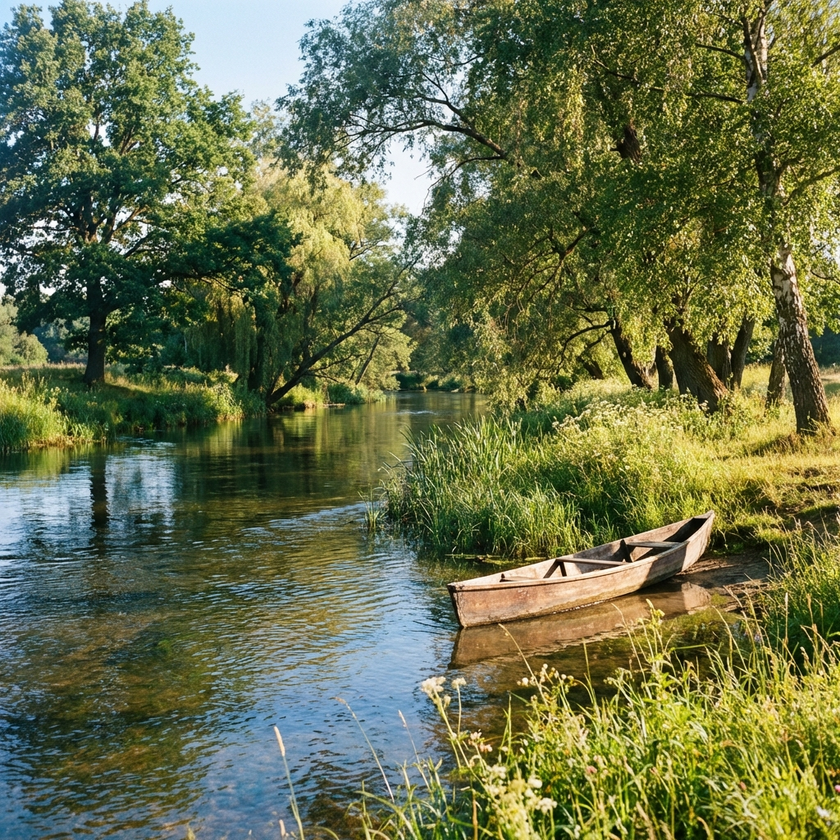
#> input picture river.png, 840 x 840 px, shrunk from 1024 x 1024 before the run, found by its file name
$ python create_winter_images.py
#> lines starting #> are read from the running program, lines starting #| are printed output that depends on the picture
from PIL import Image, ImageEnhance, ImageFilter
import os

# Папка жолы
folder = r"c:\Users\User\Desktop\TARX"

# Өңдейтін суреттер
images = [
    ("river.png", "winter_river.png"),
    ("mountain_cave.png", "winter_mountain_cave.png"),
    ("steppe.png", "winter_steppe.png")
]

for original, winter in images:
    try:
        # Суретті ашу
        img_path = os.path.join(folder, original)
        img = Image.open(img_path)
#> img is the input picture: PIL image 840x840 RGB; mean R, G, B 103.5, 111.5, 74.2

        # Жарықтықты арттыру (ашық күн эффекті)
        enhancer = ImageEnhance.Brightness(img)
        img = enhancer.enhance(1.2)
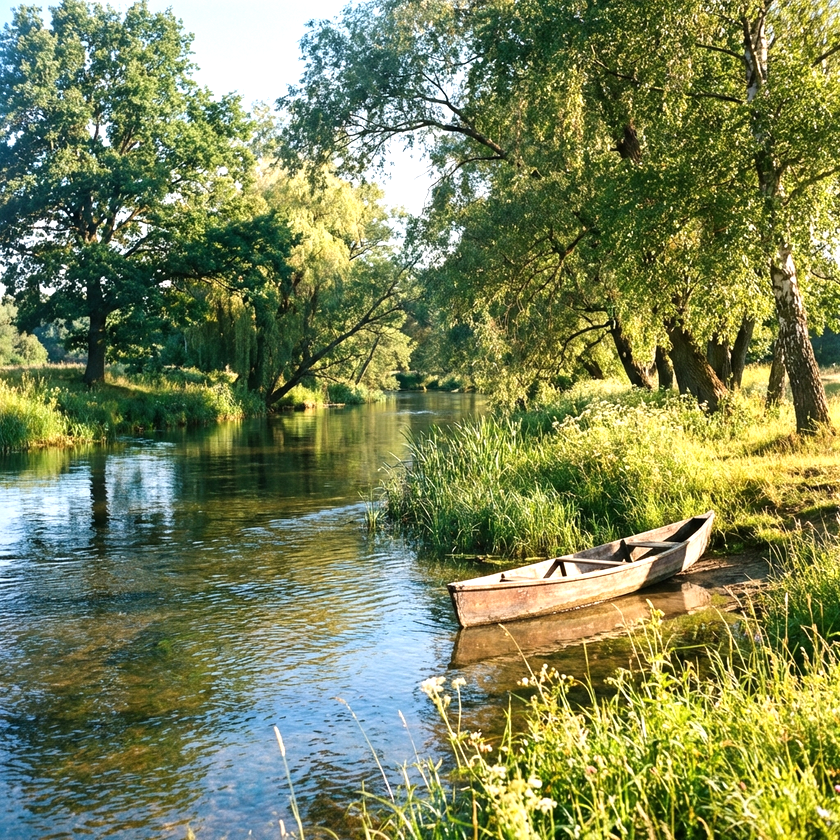
#> img: PIL image 840x840 RGB; mean R, G, B 122.5, 132.2, 87.3

        # Контрастты арттыру
        enhancer = ImageEnhance.Contrast(img)
        img = enhancer.enhance(1.15)

        # Көк реңк қосу (суық атмосфера)
        pixels = img.load()
        width, height = img.size
#> width = 840; height = 840

        for y in range(height):
            for x in range(width):
                r, g, b = img.getpixel((x, y))[:3]
                # Көк реңкті күшейту, қызыл реңкті азайту
                r = int(r * 0.95)
                b = int(min(255, b * 1.1))
                img.putpixel((x, y), (r, g, b))
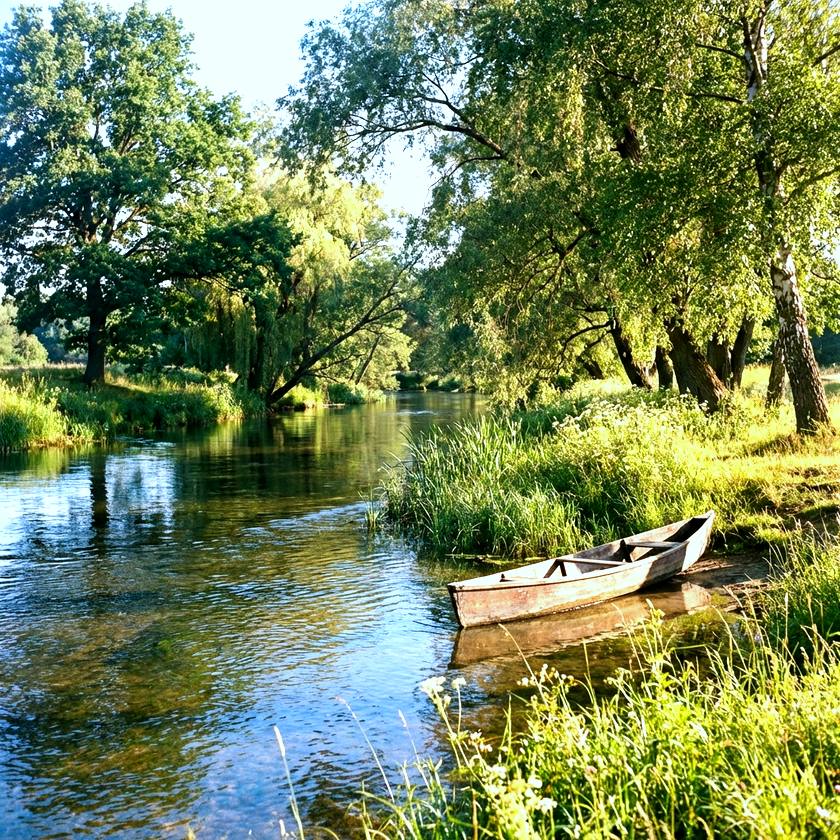
#> img: PIL image 840x840 RGB; mean R, G, B 113.9, 131.6, 87.6

        # Сақтау
        output_path = os.path.join(folder, winter)
        img.save(output_path)
        print(f"Saved: {winter}")

    except Exception as e:
        print(f"Error with {original}: {e}")
#> pass 2 of the loop `for original, winter in images:`:
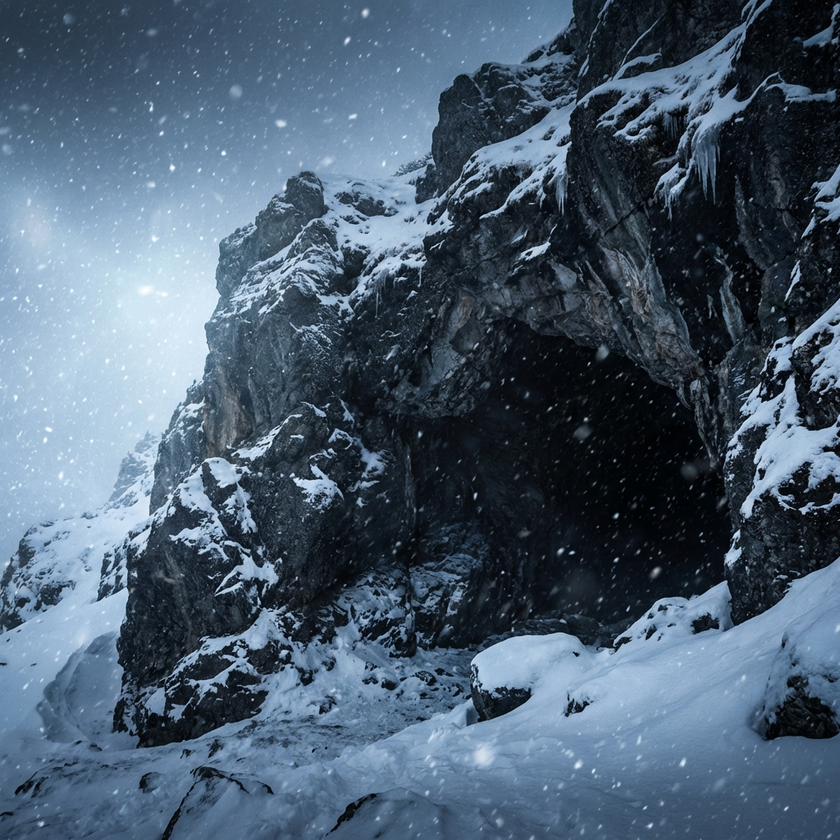
#> input picture mountain_cave.png, 840 x 840 px, shrunk from 1024 x 1024 before the run, found by its file name
#> img is the input picture: PIL image 840x840 RGB; mean R, G, B 75.1, 93.7, 112.1
#> `img = enhancer.enhance(1.2)`:
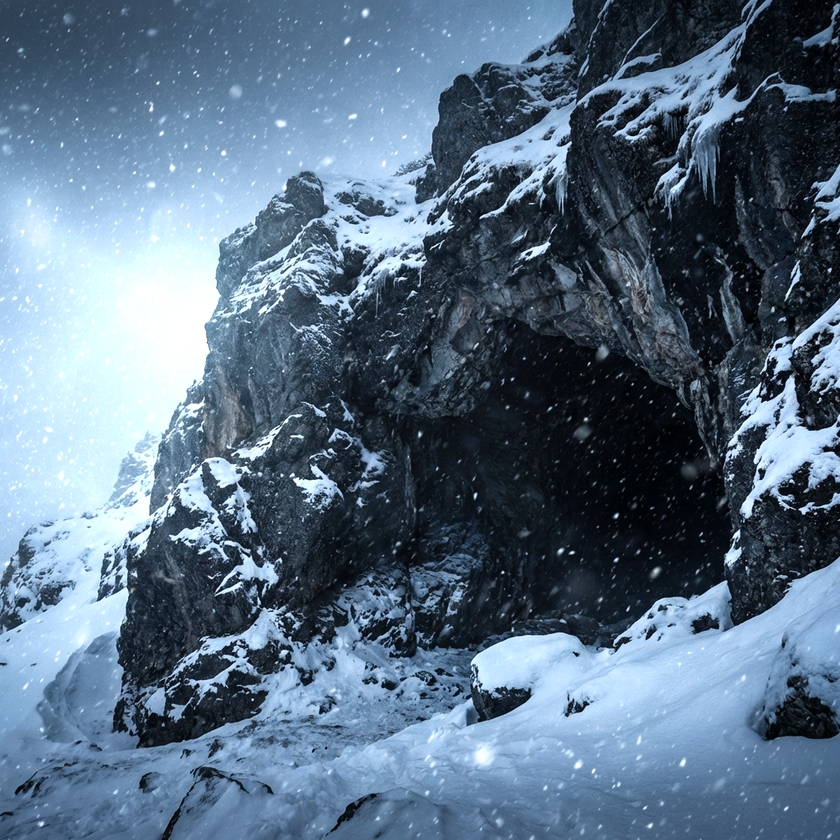
#> img: PIL image 840x840 RGB; mean R, G, B 89.7, 111.6, 132.2
#> after the loop `for y in range(height):`:
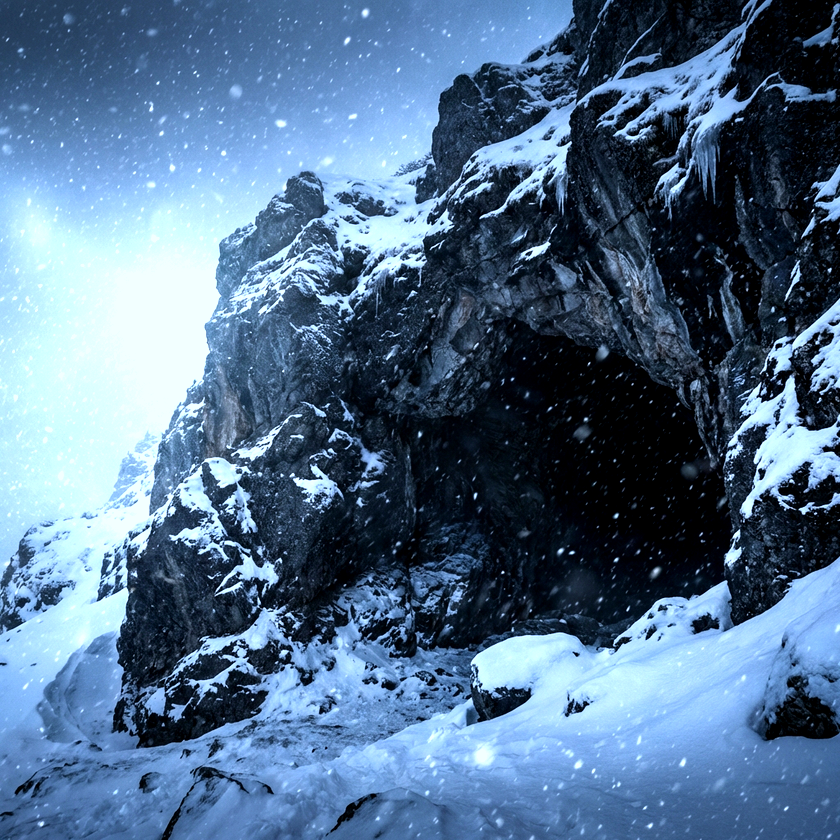
#> img: PIL image 840x840 RGB; mean R, G, B 82.7, 111.1, 140.3
#> pass 3 of the loop `for original, winter in images:`:
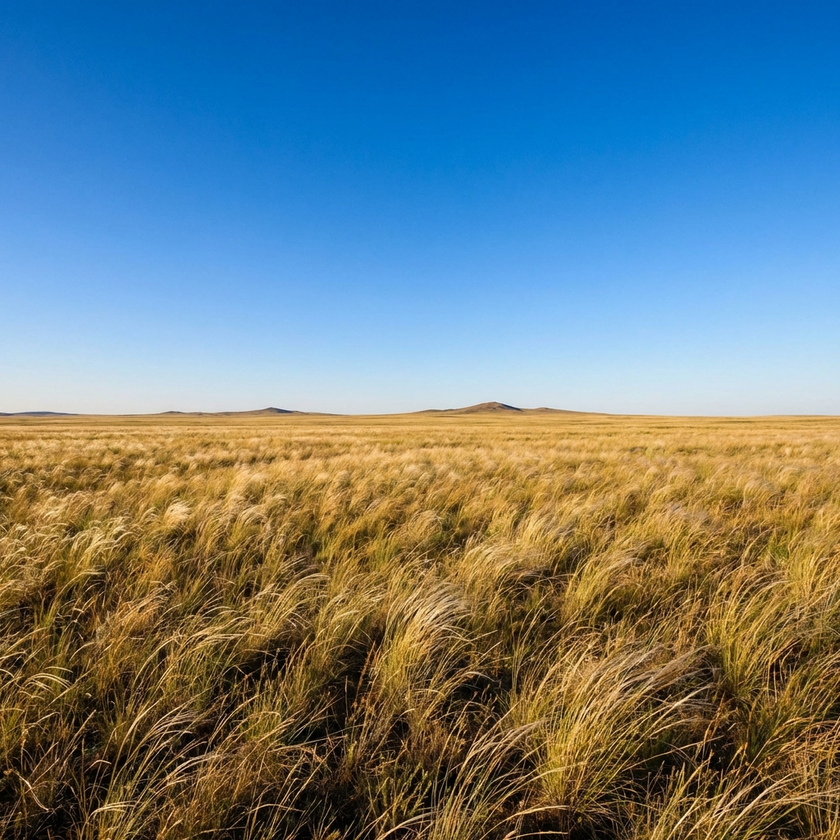
#> input picture steppe.png, 840 x 840 px, shrunk from 1024 x 1024 before the run, found by its file name
#> img is the input picture: PIL image 840x840 RGB; mean R, G, B 105, 125.3, 131.8
#> `img = enhancer.enhance(1.2)`:
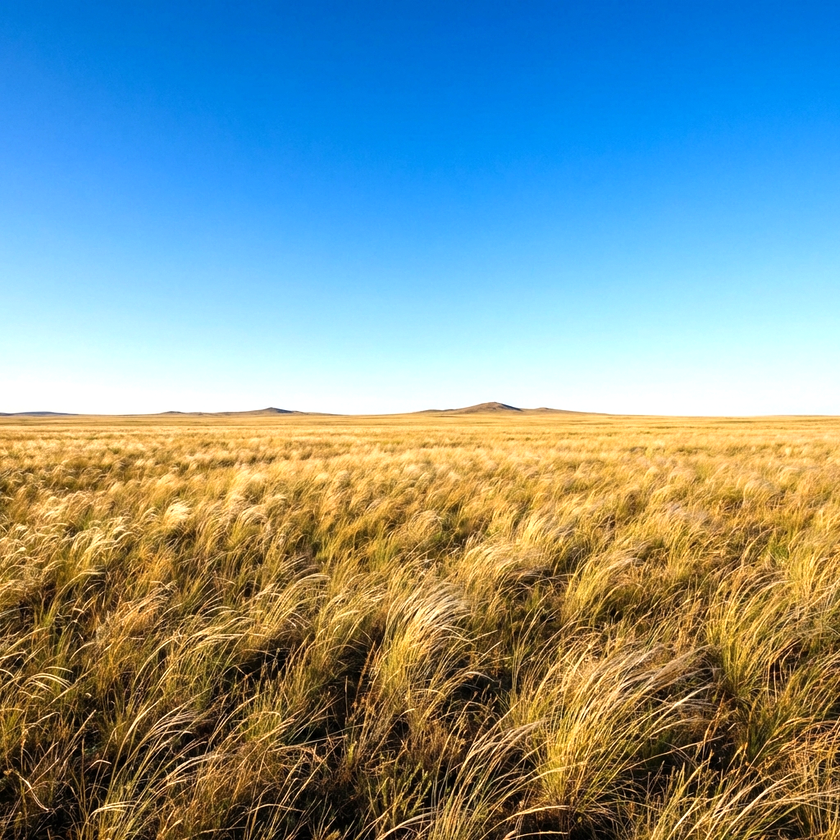
#> img: PIL image 840x840 RGB; mean R, G, B 124.8, 149.3, 150.2
#> after the loop `for y in range(height):`:
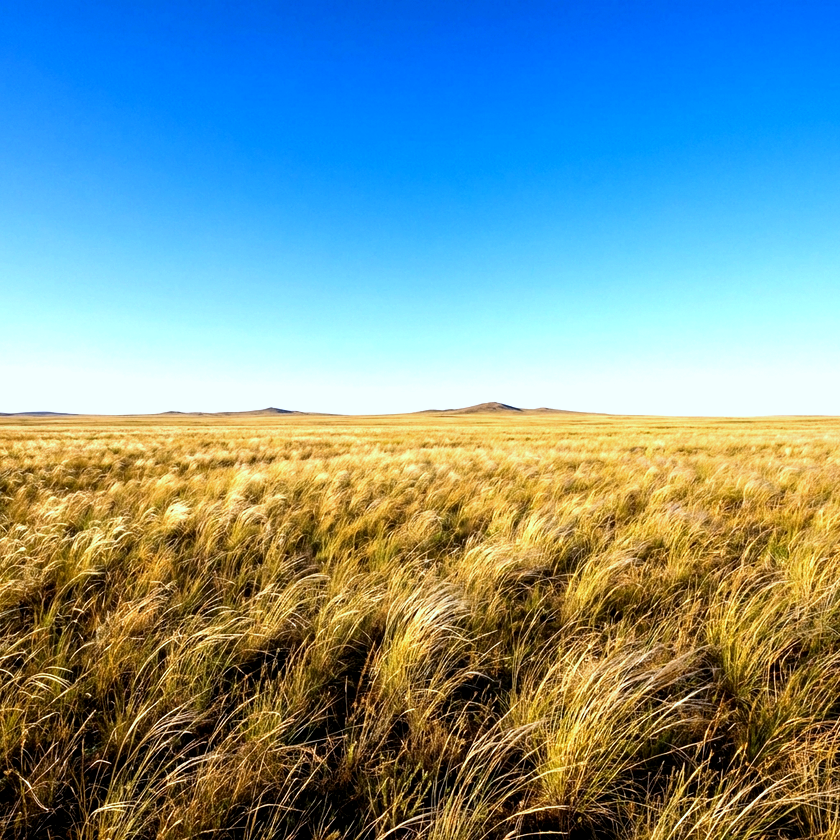
#> img: PIL image 840x840 RGB; mean R, G, B 116.9, 148.7, 151.2

print("\nAll images processed!")
